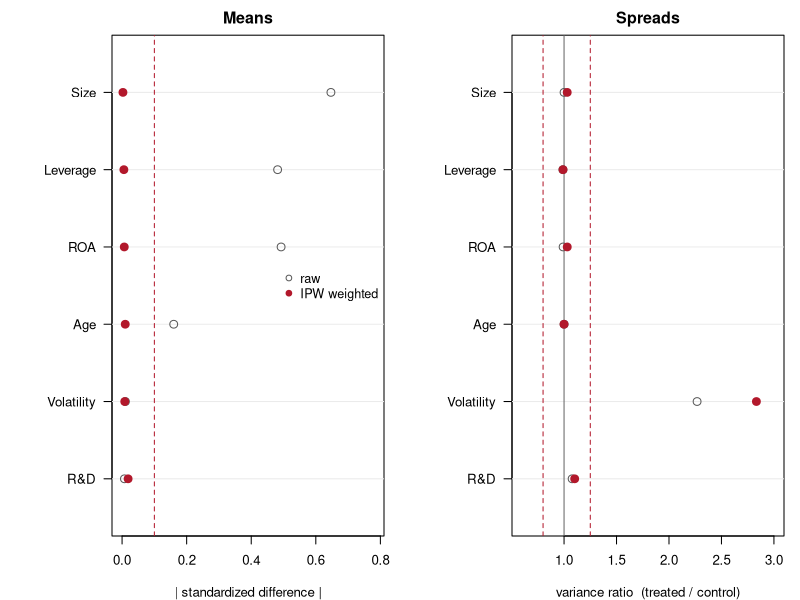
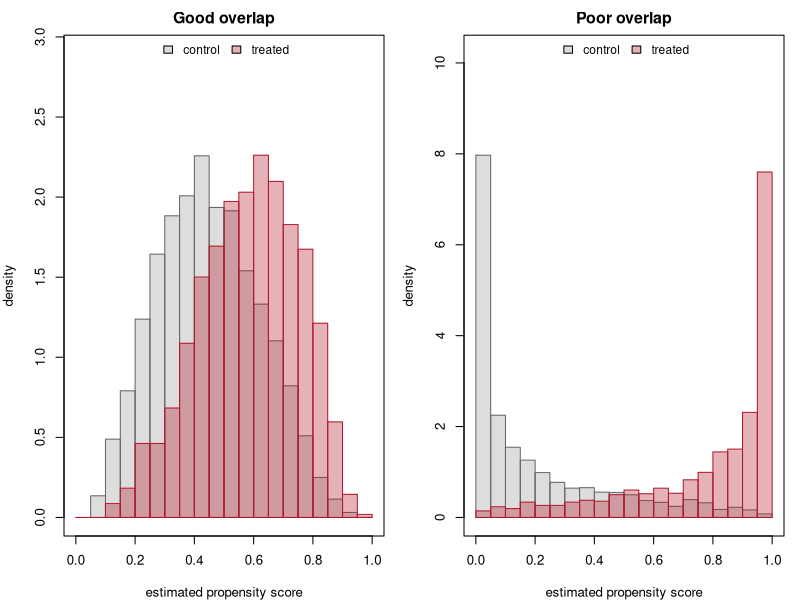

Reproduce these figures in R, in order.
## ---- chunk 1
#| echo: false
#| fig-width: 9.6
#| fig-height: 3.25
set.seed(975)
n <- 5000
size <- rnorm(n); lev <- rnorm(n); roa <- rnorm(n)
age <- rnorm(n); vol <- rnorm(n); rnd <- rnorm(n)
X  <- cbind(Size=size, Leverage=lev, ROA=roa, Age=age, Volatility=vol, `R&D`=rnd)
D  <- rbinom(n, 1, plogis(0.9*size + 0.7*lev - 0.6*roa + 0.25*age + 0.7*vol^2 - 0.7))
eh <- predict(glm(D ~ size+lev+roa+age+vol, family = binomial), type = "response")
w  <- ifelse(D == 1, 1/eh, 1/(1-eh))
wm <- function(x,u) sum(u*x)/sum(u)
wv <- function(x,u){ m<-wm(x,u); sum(u)*sum(u*(x-m)^2)/(sum(u)^2-sum(u^2)) }
den <- apply(X,2,function(x) sqrt((var(x[D==1])+var(x[D==0]))/2))
smd <- function(u) sapply(1:ncol(X), function(k){ x<-X[,k]
         (wm(x[D==1],u[D==1])-wm(x[D==0],u[D==0]))/den[k] })
vr  <- function(u) sapply(1:ncol(X), function(k){ x<-X[,k]
         wv(x[D==1],u[D==1])/wv(x[D==0],u[D==0]) })
one <- rep(1,n); k <- ncol(X); y <- k:1; RED <- "#B2182B"
par(mfrow=c(1,2), mar=c(4,7,2.2,1), cex=0.8)
plot(NULL, xlim=c(0,0.78), ylim=c(0.5,k+0.5), yaxt="n", ylab="",
     xlab="| standardized difference |", main="Means")
axis(2, at=y, labels=colnames(X), las=1); abline(h=y, col="grey92")
abline(v=0.1, lty=2, col=RED)
points(abs(smd(one)), y, pch=1,  cex=1.3, col="grey35")
points(abs(smd(w)),   y, pch=19, cex=1.3, col=RED)
legend("right", c("raw","IPW weighted"), pch=c(1,19),
       col=c("grey35",RED), bty="n", cex=0.95)
plot(NULL, xlim=c(0.6,3.0), ylim=c(0.5,k+0.5), yaxt="n", ylab="",
     xlab="variance ratio  (treated / control)", main="Spreads")
axis(2, at=y, labels=colnames(X), las=1); abline(h=y, col="grey92")
abline(v=1, col="grey40"); abline(v=c(0.8,1.25), lty=2, col=RED)
points(vr(one), y, pch=1,  cex=1.3, col="grey35")
points(vr(w),   y, pch=19, cex=1.3, col=RED)
## ---- chunk 2
#| echo: false
#| fig-width: 9
#| fig-height: 3.0
set.seed(975)
n <- 4000
par(mfrow = c(1, 2), mar = c(4, 4, 2.2, 1), cex = 0.8)
for (a in c(0.8, 3.5)) {
  X  <- rnorm(n); D <- rbinom(n, 1, plogis(a * X))
  eh <- predict(glm(D ~ X, family = binomial), type = "response")
  br <- seq(0, 1, 0.05)
  h1 <- hist(eh[D == 1], breaks = br, plot = FALSE)
  h0 <- hist(eh[D == 0], breaks = br, plot = FALSE)
  plot(NULL, xlim = c(0, 1), ylim = c(0, max(h1$density, h0$density) * 1.28),
       xlab = "estimated propensity score", ylab = "density",
       main = if (a < 1) "Good overlap" else "Poor overlap")
  rect(br[-length(br)], 0, br[-1], h0$density, col = "#00000022", border = "grey40")
  rect(br[-length(br)], 0, br[-1], h1$density, col = "#B2182B55", border = "#B2182B")
  legend("top", c("control", "treated"), fill = c("#00000022", "#B2182B55"),
         bty = "n", horiz = TRUE, cex = 0.9)
}
## ---- chunk 3
#| echo: true
set.seed(975)
n  <- 20000; X1 <- rnorm(n); X2 <- rnorm(n)
D  <- rbinom(n, 1, plogis(1.0 * X1 + 0.8 * X2))
eh <- predict(glm(D ~ X1 + X2, family = binomial), type = "response")
dec <- cut(eh, quantile(eh, 0:10 / 10), include.lowest = TRUE)
gap <- function(V) c(overall   = mean(V[D == 1]) - mean(V[D == 0]),
                     max_within = max(abs(tapply(seq_len(n), dec,
                       function(i) mean(V[i][D[i] == 1]) - mean(V[i][D[i] == 0])))))
round(rbind(X1 = gap(X1), X2 = gap(X2)), 3)
## ---- chunk 4
#| echo: true
set.seed(975)
n  <- 20000
X  <- rnorm(n)
ps <- plogis(1.2 * X)                  # true propensity score
D  <- rbinom(n, 1, ps)
Y  <- 2 * D + 3 * X + rnorm(n)         # TRUE effect = 2

eh <- predict(glm(D ~ X, family = binomial), type = "response")
round(c(naive = mean(Y[D == 1]) - mean(Y[D == 0]),
        ols   = unname(coef(lm(Y ~ D + X))[2]),
        ipw   = mean(D * Y / eh) - mean((1 - D) * Y / (1 - eh))), 3)
## ---- chunk 5
#| echo: true
set.seed(975)
n <- 20000; X <- rnorm(n); D <- rbinom(n, 1, plogis(1.2 * X))
Y <- 2 * D + 3 * X + rnorm(n)
c(direct = unname(coef(lm(Y ~ D + X))[2]),
  fwl    = unname(coef(lm(resid(lm(Y ~ X)) ~ resid(lm(D ~ X))))[2]))
## ---- chunk 6
#| echo: true
X <- c(rep(0, 100), rep(1, 100))
D <- c(rep(c(1, 0), each = 50), rep(c(1, 0), times = c(10, 90)))
Y <- ifelse(X == 0, 0, 5) + ifelse(X == 0, 2, 3) * D
round(unname(coef(lm(Y ~ D + factor(X)))[2]), 3)
